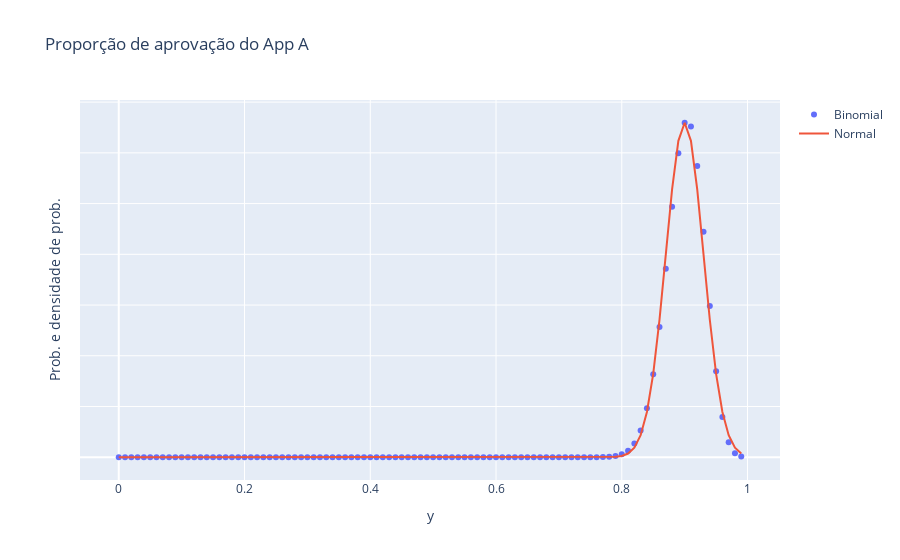

The cell this chart's notebook holds for it:
### Markdown cell above
## Proporção vs normal

Isto é, mudando a escala no eixo horizontal...

### Code cell
binomial_e_proporção_vs_normal(empresa_A, rescale_x=True, rescale_y=True)
